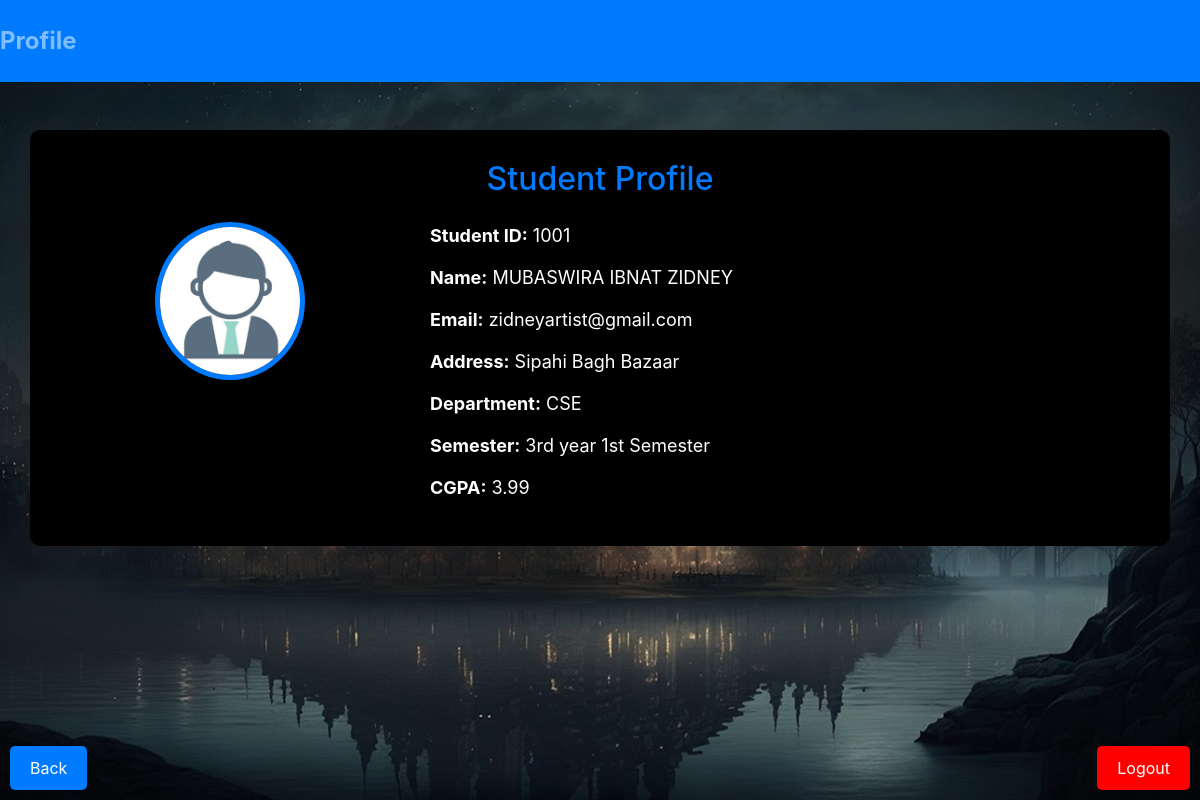
Page /studentprofile.php (signed in) on the committed database.
### tables this page shows
CREATE TABLE `student` (
  `Student_ID` int(11) NOT NULL,
  `FirstName` varchar(255) DEFAULT NULL,
  `LastName` varchar(255) DEFAULT NULL,
  `Address` varchar(255) DEFAULT NULL,
  `Email` varchar(255) DEFAULT NULL,
  `department` varchar(255) DEFAULT NULL,
  `semester` varchar(255) DEFAULT NULL,
  `cgpa` decimal(10,2) DEFAULT NULL,
  `password` varchar(255) DEFAULT NULL
);

### studentprofile.php (the view, shortened to what this page needs)
<?php
include("connection.php");
    $email = $_SESSION['Email'];
    $Student_ID = "SELECT Student_ID FROM student WHERE Email = '$email'";
    $result1 = mysqli_query($conn, $Student_ID);
    $row = mysqli_fetch_assoc($result1);
    $Std_ID = $row['Student_ID'];
?>
<!DOCTYPE html>
<html lang="en">
<head>
    <link href="https://stackpath.bootstrapcdn.com/bootstrap/4.5.2/css/bootstrap.min.css" rel="stylesheet">
    <link rel="stylesheet" href="styleedit.css">
    <link rel="stylesheet" href="stylestudent.css">
</head>
<body>
<div class="header">
    <nav class="navbar navbar-dark bg-primary">
        <span class="navbar-text">Profile</span>
    </nav>
</div>
<div class="container mt-5">
<h2 class="text-center mb-4">Student Profile</h2>
    <div class="row justify-content-center">
        <div class="col-md-4 text-center">
            <div class="profile-image-container">
                <img src='images/default_profile_image.jpg' class="profile-image img-fluid">
            </div>
        </div>
        <div class="col-md-8">
            <?php
             $servername = 'localhost';
             $username = 'root';
             $password = '';
             $dbname = 'db';
             $conn = new mysqli($servername, $username, $password, $dbname);
             $sql = "SELECT Student_ID,FirstName,LastName,Address,Email,department,semester,cgpa FROM student where Student_ID='$Std_ID'";
             $result = $conn->query($sql);
            if ($result->num_rows > 0) {
                while ($row = $result->fetch_assoc()) {
                    echo "<div class='profile-info'><strong>Student ID:</strong> " . $row["Student_ID"] . "</div>";
                    echo "<div class='profile-info'><strong>Name:</strong> " . $row["FirstName"] . " " . $row["LastName"] . "</div>";
                    echo "<div class='profile-info'><strong>Email:</strong> " . $row["Email"] . "</div>";
                    echo "<div class='profile-info'><strong>Address:</strong> " . $row["Address"] . "</div>";
                    echo "<div class='profile-info'><strong>Department:</strong> " . $row["department"] . "</div>";
                    echo "<div class='profile-info'><strong>Semester:</strong> " . $row["semester"] . "</div>";
                    echo "<div class='profile-info'><strong>CGPA:</strong> " . $row["cgpa"] . "</div>";
                }
            } else {
                echo "<div class='profile-info text-center'>No records found</div>";
            }
            ?>
        </div>
    </div>
</div>
<div class="bottom-navbar">
    <a href="student.php" class="button-link-left">Back</a>
    <a href="logoutstudent.php" class="button-link-right">Logout</a>
</div>
</body>
</html>

### styleedit.css (style rules this page uses)
body { background-image: url('images/databack.jpg'); background-size: cover; background-repeat: no-repeat; background-attachment: fixed; }
.bottom-navbar { margin: 0; padding: 0; position: fixed; bottom: 0; width: 100%; display: flex; justify-content: space-between; background-color:transparent; padding: 10px; }
.button-link-left { margin: 0; padding: 0; text-decoration: none; color: #fff; background-color:#007bff; padding: 10px 20px; border: none; border-radius: 5px; cursor: pointer; }
.button-link-right { margin: 0; padding: 0; text-decoration: none; color: #fff; background-color:red; padding: 10px 20px; border-radius: 5px; margin-left: auto; cursor: pointer; }

### stylestudent.css (style rules this page uses)
body { background-color: #f8f8f8; color: #ffffff; }
.container { background-color: #000000; padding: 30px; border-radius: 10px; box-shadow: 0 0 20px 10px rgba(37, 36, 36, 0.3); margin-top: 50px; }
h2 { color: #007bff; margin-bottom: 30px; }
.navbar { background-color: #007bff; padding: 15px 0; text-align: center; margin-bottom: 20px; }
.navbar-text { color: #ffffff; font-size: 24px; font-weight: bold; }
.profile-info { font-size: 18px; margin-bottom: 15px; }
.profile-image-container { text-align: center; margin-bottom: 20px; }
.profile-image { max-width: 150px; border-radius: 50%; border: 5px solid #007bff; }

### rows in the picture
student: Student_ID "1001", FirstName "MUBASWIRA IBNAT", LastName "ZIDNEY", Email "zidneyartist@gmail.com", Address "Sipahi Bagh Bazaar", department "CSE", semester "3rd year 1st Semester", cgpa "3.99"
